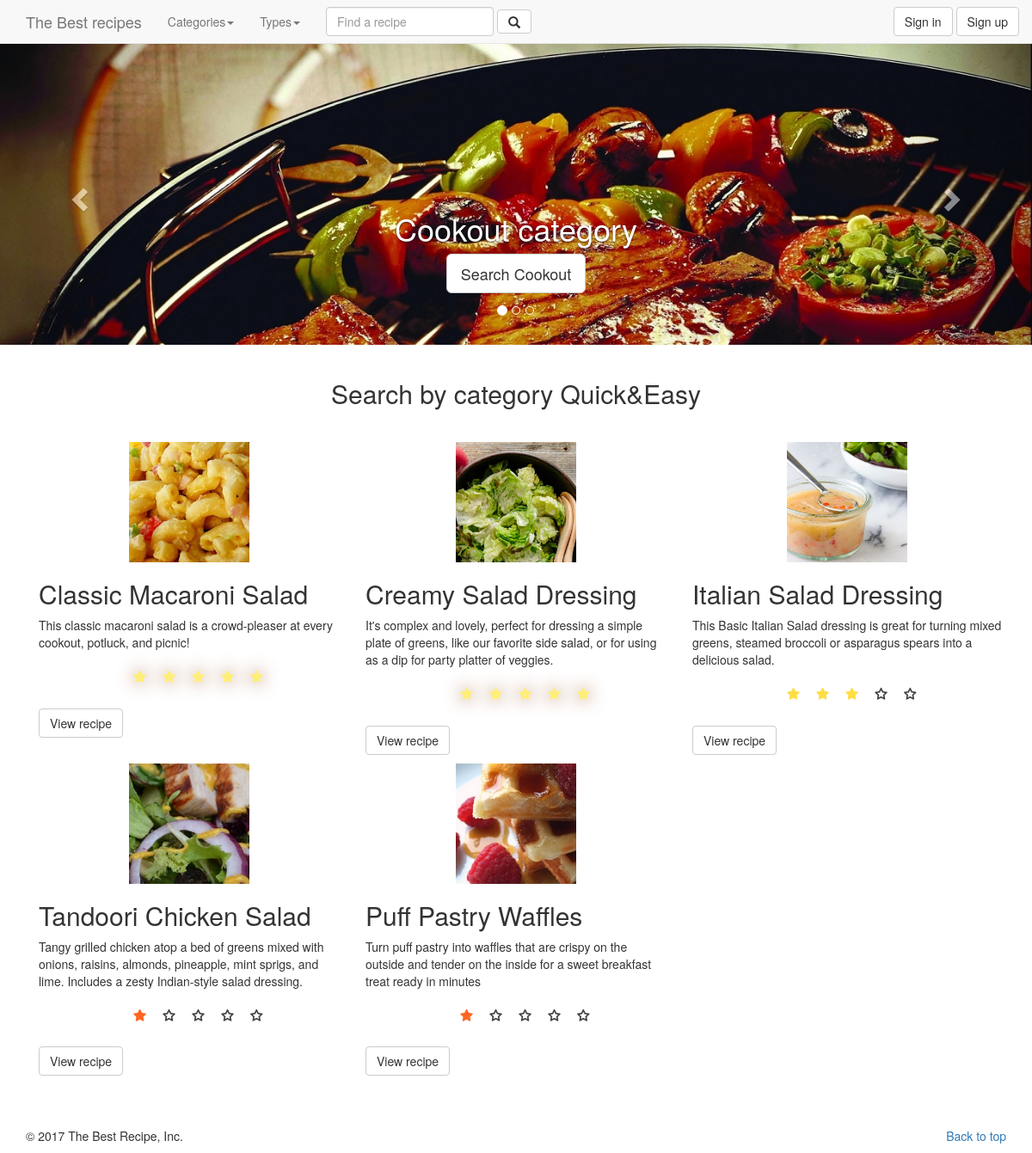
Page /recipe.dev/home/index?category=1 on the committed database.
### tables this page shows
CREATE TABLE `category` (
  `id` int(11) NOT NULL,
  `name` varchar(50) NOT NULL,
  `image` varchar(20) NOT NULL
);

CREATE TABLE `recipe` (
  `id` int(11) NOT NULL,
  `name` varchar(30) NOT NULL,
  `prepare_time` int(11) NOT NULL COMMENT 'minutes',
  `cook_time` int(11) NOT NULL COMMENT 'minutes',
  `calorie` int(11) NOT NULL,
  `type_id` int(11) NOT NULL,
  `serving` int(2) NOT NULL,
  `date` timestamp NOT NULL DEFAULT CURRENT_TIMESTAMP,
  `image` varchar(30) NOT NULL,
  `user_id` int(11) NOT NULL,
  `description` text NOT NULL
);

### recipe.dev/controllers/home.php (called while the page is built)
<?php
class Home extends Controller{
	protected function Index(){
		$viewmodel = new HomeModel();
		$this->returnView($viewmodel->Index(), true);
	}
}

### recipe.dev/classes/Model.php (called while the page is built, shortened)
<?php
abstract class Model{
	protected $dbh;
	protected $stmt;
	public function __construct(){
		$this->dbh = new PDO("mysql:host=".DB_HOST.";dbname=".DB_NAME, DB_USER, DB_PASS);
	}
	public function query($query){
		$this->stmt = $this->dbh->prepare($query);
	}
	public function execute(){
		$this->stmt->execute();
	}
	public function resultSet(){
		$this->execute();
		return $this->stmt->fetchAll(PDO::FETCH_ASSOC);
	}
}

### recipe.dev/models/home.php (called while the page is built, shortened)
<?php
class HomeModel extends Model{
	public function Index(){
		$params=array();
		$where='';
		$limit='';
		$header='';
		$url=parse_url($_SERVER["REQUEST_URI"]);
		if(!empty($url['query'])){
			parse_str($url['query'], $params);
				if(isset($params['category'])){
					$where=" WHERE recipe.id IN ( SELECT recipe_id FROM recipe_category WHERE category_id = ".$params['category']." )" ;
					$res = $this->resultSet();
					$header="Search by category ".$res[0]['name'];
				}
		}
		else{
			$limit = "LIMIT 3";
			$header = "TOP 3 rating recipes.";
		}
		$this->query("SELECT * FROM category WHERE image not like ''");
		$carousel = $this->resultSet();
		$categories = $this->resultSet();
		$types = $this->resultSet();
		$sql = "SELECT recipe.*,rating.rating,type.name as type
				  FROM recipe
				  LEFT JOIN
	              (SELECT recipe_id,ROUND((SUM(rating)/COUNT(DISTINCT id)),2) as rating
                  FROM `recipe_rating`
                  GROUP BY recipe_id ORDER BY rating DESC) AS rating
                  ON recipe.id=rating.recipe_id
                  INNER JOIN type ON recipe.type_id = type.id
                  ".$where."
				  GROUP BY recipe.id
				  ORDER BY rating.rating DESC ".$limit;
		$this->query($sql);
		$recipes = $this->resultSet();
		$result=array( 'carousel' => $carousel , 'categories' => $categories , 'types' => $types ,'recipes' => $recipes, 'header' =>$header);
		return $result;
	}
}

### recipe.dev/views/main.php (the view, shortened to what this page needs)
<html>
<head>
	<link rel="stylesheet" href="<?php echo ROOT_PATH; ?>public/css/bootstrap.css">
  <link href="<?php echo ROOT_PATH; ?>public/css/bootstrap.min.css" rel="stylesheet">
  <link href="<?php echo ROOT_PATH; ?>public/css/style.css" rel="stylesheet">
  <link rel="stylesheet" href="https://maxcdn.bootstrapcdn.com/bootstrap/3.3.7/css/bootstrap.min.css">
  <link rel="stylesheet" href="//netdna.bootstrapcdn.com/font-awesome/4.2.0/css/font-awesome.min.css">
</head>
<body>
	<nav class="navbar navbar-default navbar-fixed-top" style="margin-bottom: 0!important">
      <div class="container">
        <div class="navbar-header">
          <a class="navbar-brand" href="<?php echo ROOT_URL; ?>">The Best recipes</a>
        </div>
        <div id="navbar" class="collapse navbar-collapse">
          <ul class="nav navbar-nav">
            <li class="dropdown">
              <a href="#" class="dropdown-toggle" data-toggle="dropdown" role="button" aria-haspopup="true" aria-expanded="false">Categories<span class="caret"></span></a>
            </li>
            <li class="dropdown">
              <a href="#" class="dropdown-toggle" data-toggle="dropdown" role="button" aria-haspopup="true" aria-expanded="false">Types<span class="caret"></span></a>
            </li>
          </ul>
          <form class="navbar-form navbar-left" action="<?php echo ROOT_URL; ?>home/index" method="get">
            <div class="form-group">
              <input type="text" class="form-control" name="find" placeholder="Find a recipe" required>
            </div>
            <button type="submit" class="btn btn-default"><span class="glyphicon glyphicon-search" aria-hidden="true"></span></button>
          </form>
          <ul class="nav navbar-nav navbar-right">
            <?php if(isset($_SESSION['is_logged_in'])) : ?>
            <li><a href="<?php echo ROOT_URL; ?>profile/index">Welcome <?php echo $_SESSION['user_data']['name']; ?></a></li>
            <button type="button" class="btn btn-default navbar-btn" onclick="location.href='<?php echo ROOT_URL; ?>users/logout'">Logout</button>
          <?php else : ?>
            <button type="button" class="btn btn-default navbar-btn" onclick="location.href='<?php echo ROOT_URL; ?>users/signin'">Sign in</button>
            <button type="button" class="btn btn-default navbar-btn" onclick="location.href='<?php echo ROOT_URL; ?>users/signup'">Sign up</button>          <?php endif; ?>
          </ul>
        </div>
      </div>
    </nav>
    <div style="margin-top: 50px">
     	<?php require($view); ?>
    <div>
    <div class="container marketing" style="margin-top: 50px">
      <footer>
        <p class="pull-right"><a href="<?php echo ROOT_URL; ?>">Back to top</a></p>
        <p>© 2017 The Best Recipe, Inc.</p>
      </footer>
    </div>
</body>
</html>

### recipe.dev/views/home/index.php (shortened to what this page needs)
<div id="myCarousel" class="carousel slide" data-ride="carousel" style="margin-top: 50px">
	<ol class="carousel-indicators">
		<?php
			$active="class='active'";
			for( $i = 0; $i < count($viewmodel['carousel']); $i++){
				if($i==1)
					$active="";
		?>
		<li data-target="#myCarousel" data-slide-to="<?php echo $i; ?>" <?php echo $active; ?> ></li>
		<?php
			}
		?>
    </ol>
	<div class="carousel-inner" role="listbox">
		<?php
			$i=0;
			$active="active";
			foreach($viewmodel['carousel']as $value){
				if($i==1)
					$active="";
				$i++;
		?>
		<div class="item <?php echo $active; ?>">
		  <img style="width:100%" src="<?php echo ROOT_URL; ?>public/img/category/<?php echo $value['image']; ?>" alt="">
		  <div class="container">
			<div class="carousel-caption">
			  <h1><?php echo $value['name']; ?> category</h1>
			  <p><a class="btn btn-lg btn-default" href="<?php echo ROOT_URL; ?>home/index?category=<?php echo$value['id'];?>" role="button">Search <?php echo $value['name']; ?></a></p>
			</div>
		  </div>
		</div>
		<?php
			}
		?>
	</div>
	<a class="left carousel-control" href="#myCarousel" role="button" data-slide="prev">
		<span class="glyphicon glyphicon-chevron-left" aria-hidden="true"></span>
	</a>
	<a class="right carousel-control" href="#myCarousel" role="button" data-slide="next">
		<span class="glyphicon glyphicon-chevron-right" aria-hidden="true"></span>
	</a>
</div>
<div class="container marketing" style="margin-top: 20px">
	<h2 style='text-align: center;margin-bottom: 40px'><?php echo ($viewmodel['header']);?></h2>
	<?php
		$i=1;
		foreach($viewmodel['recipes'] as $value) {
			echo ($i%3==0) ?  "<div class='row'>" :  "";
	?>
	<div class="col-lg-4">
	  <img class="img-responsive center-block" src="<?php echo ROOT_URL; ?>public/img/recipe/<?php echo $value['image']; ?>" alt="Generic placeholder image" width="140" height="140">
	  <h2><?php echo $value['name']?></h2>
	  <p><?php echo $value['description']; ?></p>
	  <p style="font-size:bold">
	  	<div class="stars">
				<form action="#" method="post">
				    <label class="star star-5" for="star-5" style="font-size:15px"></label>
				    <label class="star star-4" for="star-4" style="font-size:15px"></label>
				    <label class="star star-3" for="star-3" style="font-size:15px"></label>
				    <label class="star star-2" for="star-2" style="font-size:15px"></label>
				    <label class="star star-1" for="star-1" style="font-size:15px"></label>
				</form>
		</div>
	</p>
	<p><a class="btn btn-default" href="<?php echo ROOT_URL; ?>recipe/index?id=<?php echo $value['id']; ?>" role="button">View recipe</a></p>
	</div>
	<?php
	echo ($i%3==0) ?  "</div>" : "";
		$i++;
		}
	echo (($i-1)%3!=0)?  "</div>" : "";
	?>
</div>

### recipe.dev/public/css/style.css (style rules this page uses)
div.stars { width: 270px; display: inline-block; }
label.star { float: right; padding: 10px; font-size: 20px; color: #444; transition: all .2s; }
input.star:checked ~ label.star:before { content: '\f005'; color: #FD4; transition: all .25s; }
input.star-5:checked ~ label.star:before { color: #FE7; text-shadow: 0 0 20px #952; }
input.star-1:checked ~ label.star:before { color: #F62; }
label.star:before { content: '\f006'; font-family: FontAwesome; }

### rows in the picture
category: image (picture), name "Cookout"
recipe: image (picture), name "Classic Macaroni Salad", description "This classic macaroni salad is a crowd-pleaser at every cookout, potluck, and picnic!"
recipe: image (picture), name "Creamy Salad Dressing", description "It's complex and lovely, perfect for dressing a simple plate of greens, like our favorite side salad, or for using as a dip for party platter of veggies."
recipe: image (picture), name "Italian Salad Dressing", description "This Basic Italian Salad dressing is great for turning mixed greens, steamed broccoli or asparagus spears into a delicious salad."
recipe: image (picture), name "Tandoori Chicken Salad", description "Tangy grilled chicken atop a bed of greens mixed with onions, raisins, almonds, pineapple, mint sprigs, and lime. Includes a zesty Indian-style salad dressing."
recipe: image (picture), name "Puff Pastry Waffles", description "Turn puff pastry into waffles that are crispy on the outside and tender on the inside for a sweet breakfast treat ready in minutes"

### other values in the picture
$viewmodel['header'] "Search by category Quick&Easy"
